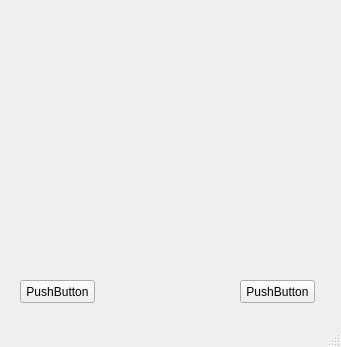
<?xml version="1.0" encoding="UTF-8"?>
<ui version="4.0">
 <class>MainWindow</class>
 <widget class="QMainWindow" name="MainWindow">
  <property name="geometry">
   <rect>
    <x>0</x>
    <y>0</y>
    <width>341</width>
    <height>347</height>
   </rect>
  </property>
  <property name="windowTitle">
   <string>MainWindow</string>
  </property>
  <widget class="QWidget" name="centralwidget">
   <widget class="QLabel" name="picture">
    <property name="geometry">
     <rect>
      <x>0</x>
      <y>0</y>
      <width>561</width>
      <height>281</height>
     </rect>
    </property>
    <property name="text">
     <string/>
    </property>
    <property name="pixmap">
     <pixmap>../../Downloads/ml_dl.jpg</pixmap>
    </property>
    <property name="scaledContents">
     <bool>true</bool>
    </property>
   </widget>
   <widget class="QPushButton" name="prev_button">
    <property name="geometry">
     <rect>
      <x>20</x>
      <y>280</y>
      <width>75</width>
      <height>23</height>
     </rect>
    </property>
    <property name="text">
     <string>PushButton</string>
    </property>
   </widget>
   <widget class="QPushButton" name="next_button">
    <property name="geometry">
     <rect>
      <x>240</x>
      <y>280</y>
      <width>75</width>
      <height>23</height>
     </rect>
    </property>
    <property name="text">
     <string>PushButton</string>
    </property>
   </widget>
  </widget>
  <widget class="QMenuBar" name="menubar">
   <property name="geometry">
    <rect>
     <x>0</x>
     <y>0</y>
     <width>341</width>
     <height>22</height>
    </rect>
   </property>
  </widget>
  <widget class="QStatusBar" name="statusbar"/>
 </widget>
 <resources/>
 <connections/>
</ui>
